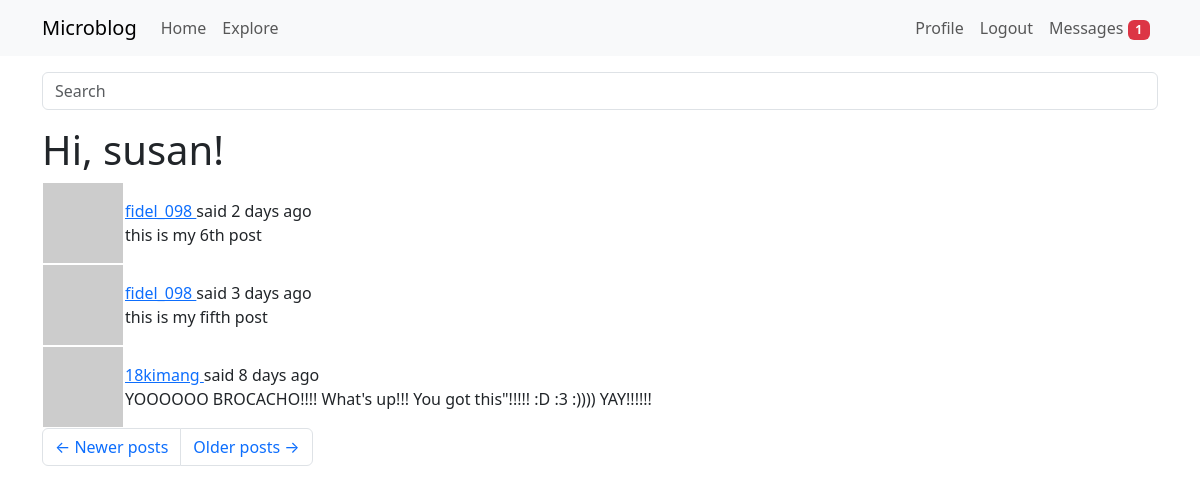
Screenshot of /explore?page=2 (signed in) with the database file from the repository.
### app/models.py (models this page shows, shortened)
class User(UserMixin, db.Model):
    __tablename__ = "user"
    id: so.Mapped[int] = so.mapped_column(primary_key=True)
    username: so.Mapped[str] = so.mapped_column(sa.String(64), index=True, unique=True)
    email: so.Mapped[str] = so.mapped_column(sa.String(120), index=True, unique=True)
    password_hash: so.Mapped[Optional[str]] = so.mapped_column(sa.String(256))
    posts: so.WriteOnlyMapped['Post'] = so.relationship(back_populates='author')
    about_me: so.Mapped[Optional[str]] = so.mapped_column(sa.String(140))
    last_seen: so.Mapped[Optional[datetime]] = so.mapped_column(default=lambda:
                                datetime.now(timezone.utc))
    def avatar(self, size):
        digest = md5(self.email.lower().encode('utf-8')).hexdigest()
        return f'https://www.gravatar.com/avatar/{digest}?d=identicon&s={size}'
    following: so.WriteOnlyMapped['User'] = so.relationship(
        secondary=followers,
        primaryjoin=(followers.c.follower_id == id),
        secondaryjoin=(followers.c.followed_id == id),
        back_populates='followers')
    followers: so.WriteOnlyMapped['User'] = so.relationship(
        secondary=followers, primaryjoin=(followers.c.followed_id == id),
        secondaryjoin=(followers.c.follower_id == id),
        back_populates='following')
    last_message_read_time: so.Mapped[Optional[datetime]]
    messages_sent: so.WriteOnlyMapped['Message'] = so.relationship(foreign_keys='Message.sender_id', back_populates='author')
    messages_recieved: so.WriteOnlyMapped['Message'] = so.relationship(foreign_keys='Message.recipient_id', back_populates='recipient')
    def unread_message_count(self):
        last_read_time = self.last_message_read_time or datetime(1900, 1, 1)
        query = sa.select(Message).where(Message.recipient == self, Message.timestamp > last_read_time)
        return db.session.scalar(sa.select(sa.func.count()).select_from(query.subquery()))
    notifications: so.WriteOnlyMapped['Notification'] = so.relationship(back_populates='user')

class SearchableMixin(object):
    @classmethod
    def before_commit(cls, session):
        session._changes = { #session._changes is a custom attribute added to the session object to track changes made during the session
            'add': list(session.new), #list of new objects to be added
            'update': list(session.dirty), #list of modified objects
            'delete': list(session.deleted) #list of deleted objects
        }
    @classmethod
    def after_commit(cls, session):
        for obj in session._changes['add']:
            if isinstance(obj, SearchableMixin):
                add_to_index(obj.__tablename__, obj)
        for obj in session._changes['update']:
            if isinstance(obj, SearchableMixin):
                add_to_index(obj.__tablename__, obj)
        for obj in session._changes['delete']:
            if isinstance(obj, SearchableMixin):
                remove_from_index(obj.__tablename__, obj)
        session._changes = None

class Post(SearchableMixin, db.Model):
    __tablename__ = "post"
    __searchable__ = ['body'] #this indicates that the body field of the Post model should be indexed for full-text search
    id: so.Mapped[int] = so.mapped_column(primary_key=True)
    body: so.Mapped[str] = so.mapped_column(sa.String(140))
    timestamp: so.Mapped[datetime] = so.mapped_column(index=True, default=lambda: datetime.now(timezone.utc))
    user_id: so.Mapped[int] = so.mapped_column(sa.ForeignKey(User.id), index=True)
    author: so.Mapped[User] = so.relationship(back_populates='posts')
    language: so.Mapped[Optional[str]] = so.mapped_column(sa.String(5))

### app/main/routes.py (the view)
@bp.route('/explore')
@login_required
def explore():
    page = request.args.get('page', 1, type=int)
    query = sa.select(Post).order_by(Post.timestamp.desc())
    posts = db.paginate(query, page=page, per_page=current_app.config['POSTS_PER_PAGE'], error_out=False)
    next_url=None
    prev_url=None
    if posts.has_next:
        next_url = url_for('main.explore', page=posts.next_num)
    else:
        None
    if posts.has_prev:
        prev_url = url_for('main.explore', page=posts.prev_num)
    else:
        None
    return render_template('index.html', title=_('Explore'), next_url=next_url, prev_url=prev_url, posts=posts.items)

### app/main/forms.py
class SearchForm(FlaskForm):
    q = StringField(_l('Search'), validators=[DataRequired()])
    def __init__(self, *args, **kwargs):
        if 'formdata' not in kwargs:
            kwargs['formdata'] = request.args
        if 'meta' not in kwargs:
            kwargs['meta'] = {'csrf': False}
        super(SearchForm, self).__init__(*args, **kwargs)

### app/__init__.py (called while the page is built)
def get_locale():
    return request.accept_languages.best_match(current_app.config['LANGUAGES'])

### app/main/routes.py (called while the page is built)
@bp.before_request
def before_request():
    if current_user.is_authenticated:
        current_user.last_seen = datetime.now(timezone.utc)
        db.session.commit()
        g.search_form = SearchForm()
    g.locale = str(get_locale())

### app/models.py (called while the page is built)
@login.user_loader
def load_user(id):
    return db.session.get(User, int(id))

### app/templates/index.html (shortened to what this page needs)
{% extends "base.html" %}
{% import "bootstrap_wtf.html" as wtf %}
{% block content %}
    <h1>{{ _('Hi, %(username)s!', username=current_user.username) }}</h1>
    {% for post in posts %}
        {% include '_post.html' %}
    {% endfor %}
    <nav aria-label="Post navigation">
        <ul class="pagination">
            <li class="page-item{% if not prev_url %} disabled{% endif %}">
                <a class="page-link" href="{{ prev_url }}">
                    <span aria-hidden="true">&larr;</span> {{ _('Newer posts') }}
                </a>
            </li>
            <li class="page-item{% if not next_url %} disabled{% endif %}">
                <a class="page-link" href="{{ next_url }}">
                    {{ _('Older posts') }} <span aria-hidden="true">&rarr;</span>
                </a>
            </li>
        </ul>
    </nav>
{% endblock %}

### app/templates/_post.html (shortened to what this page needs)
<table class=""table table-hover>
    <tr>
        <td width="70px">
            <a href="{{ url_for('main.user', username=post.author.username) }}">
            <img src="{{ post.author.avatar(36) }}">
            </a>
        </td>
        <td>
            {{ _('%(username)s said %(when)s',
                username=user_link, when=moment(post.timestamp).fromNow()) }}
                <br>
            <span id="post{{ post.id }}">{{ post.body }}</span>
        </td>
    </tr>
</table>

### rows the page displays
Post: body "this is my 6th post"
Post: body "this is my fifth post"
Post: body "YOOOOOO BROCACHO!!!! What's up!!! You got this\"!!!!! :D :3 :)))) YAY!!!!!!"

### other values shown
{{ unread_message_count }} "1"
